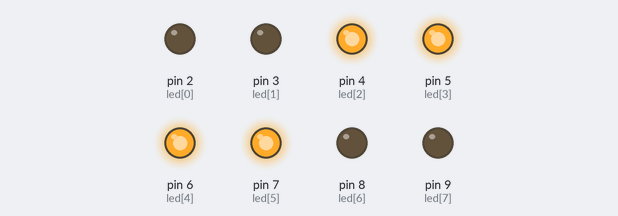
Recording of a sketch running on a simulated Arduino Uno, built with avr-gcc and run on an emulated ATmega328P. Parts: output pins drawn as LEDs (lit = HIGH).

Above: at 0.1 s.
Timing chart, 0 to 1.6 s (numbered marks = the images above):
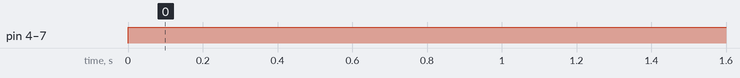

Measured:
- by itself, pin 4 (led[2]), pin 5 (led[3]), pin 6 (led[4]), pin 7 (led[5]): LOW → HIGH at 0.00 s

The sketch:

8Bit_led.ino
```cpp
int led[8] = {2,3,4,5,6,7,8,9};
byte data = 0b00111100;

void setup()
{
  for(int pins=0;pins<8;pins++)
  {
    pinMode(led[pins], OUTPUT);
  }
}

void loop()
{
  for(int bits=0;bits<8;bits++)
  {
    ((data >> bits) & 1) ? digitalWrite(led[bits],1) : digitalWrite(led[bits],0) ;
  }
}
```
